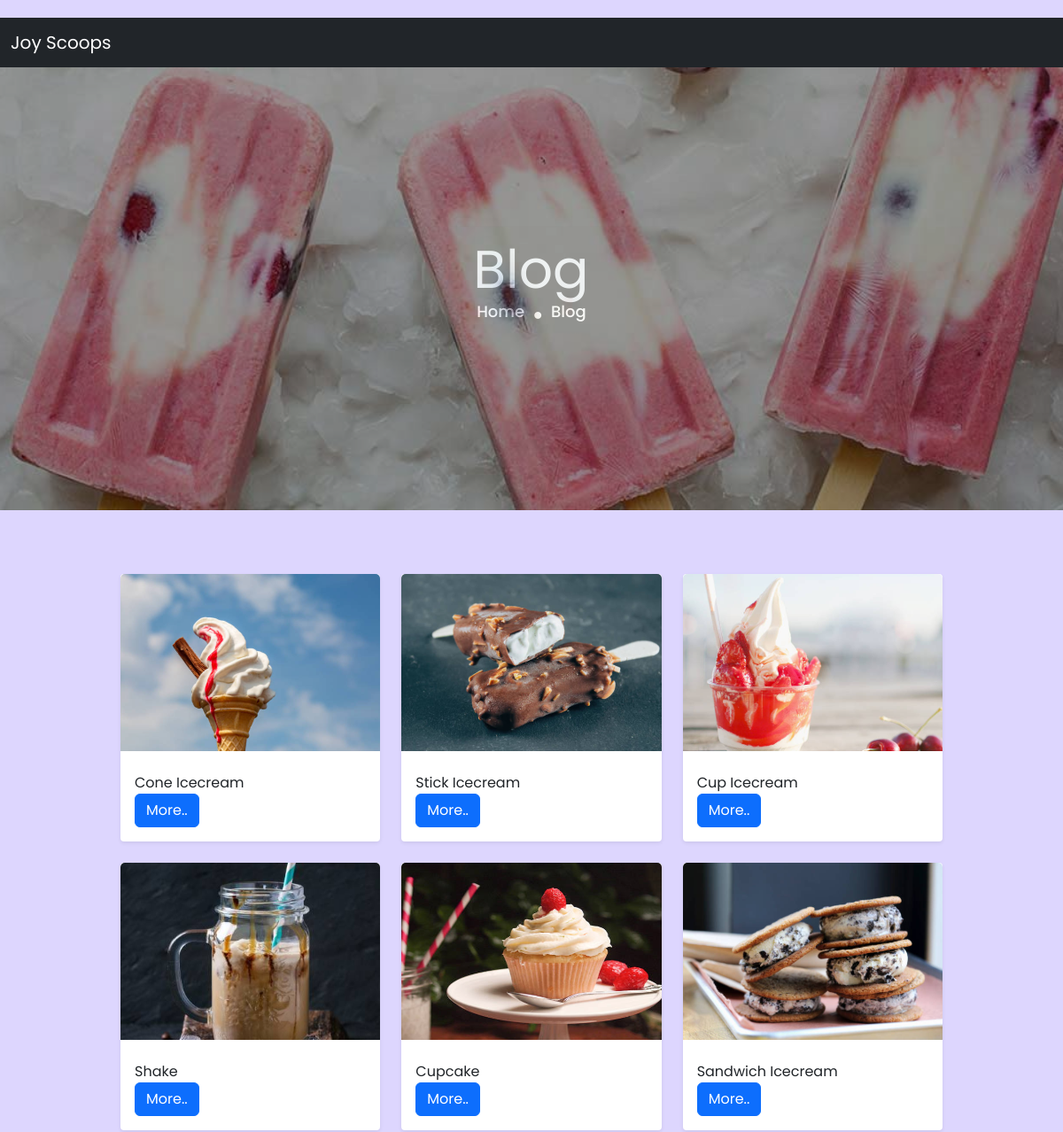
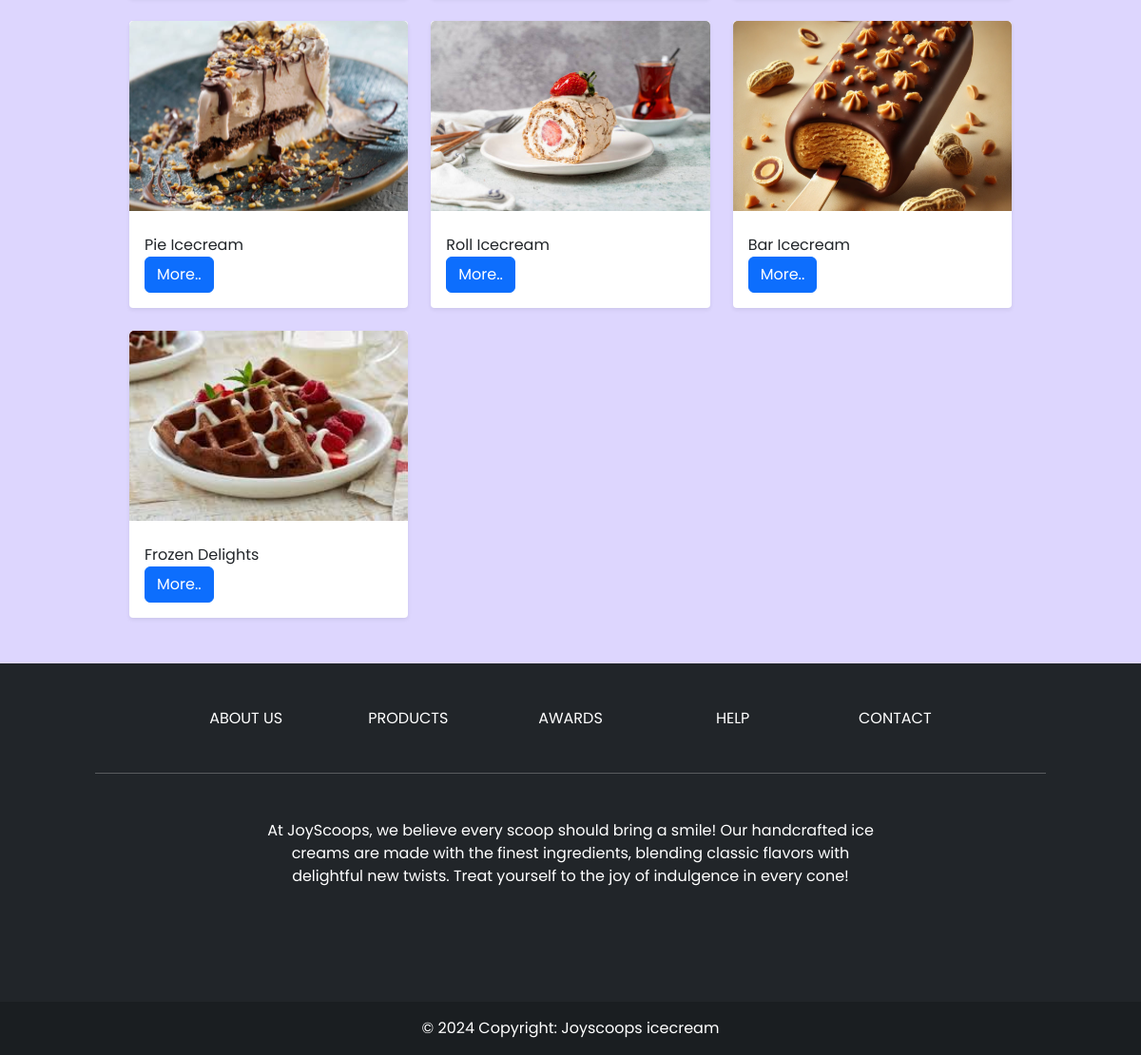
Page /Blog (signed in) on the committed database (2 pictures, top to bottom).
### Home/models.py (models this page shows)
class services(models.Model):
    service_img = models.CharField(max_length=60)
    service_info = models.CharField(max_length=400)

### Home/views.py (the view)
# urls.py: path("Blog",views.Blog,name="Blog"),
@login_required(login_url='login')
def Blog(request):
    serviceData = services.objects.all().order_by('id')[:10]
    for a in serviceData:
        print(a.service_img)
        print(a.service_info)
    data={
        'serviceData':serviceData
        }
    return render(request, 'services.html',data)

### templates/services.html (shortened to what this page needs)
{% extends "base.html" %} {% block title %}Services{% endblock title %}
 {% block body %}
 <div class="a_sec_d1">
  <div class="a_sec_d2" style="background-image: url(../static/img/header.jpg);">
      <div class="a_sec_d3">
          <div class="a_sec_d4">
              <h2 class="d4_h2">Blog</h2>
              <p class="">
              <ul class="d4_ul" class="flex p-0 text-lg font-medium">
                  <li class="d4_ul_li1" ><a href="/" class="li1_a1" >Home</a></li>
                  <li class="d4_ul_li2" >&#x2022;</li>
                  <li class="d4_ul_li3" ><a href="/services" class="li1_a2" >Blog</a></li>
              </ul>
              </p>
          </div>
      </div>
  </div>
</div>
<div class="container px-5">
  <div class="row my-5 row-cols-1 row-cols-md-3 g-4">
    {% for i in serviceData %}
    <div class="col">
      <div class="card h-100 shadow-sm">
        <img src="{{i.service_img}}" class="card-img-top" alt="Service Image" style="object-fit: cover; height:200px;">
        <div class="card-body">
          <p class="card-text">{{ i.service_info }}</p>
          <a href="{{ i.service_link }}" class="btn btn-primary">More..</a>
        </div>
      </div>
    </div>
    {% endfor %}
  </div>
</div>
{% endblock body %}

### templates/base.html (shortened to what this page needs)
<!DOCTYPE html>
<html lang="en">
  <head>
    <link
      href="https://cdn.jsdelivr.net/npm/bootstrap@5.3.3/dist/css/bootstrap.min.css"
      rel="stylesheet"
    />
    <link rel="stylesheet" href="../static/css/about.css" />
    <link href="../src/output.css" rel="stylesheet" />
    <link rel="stylesheet" href="../static/css/base.css" />
  </head>
  <body class="bg-violet-200">
    <nav class="navbar navbar-expand-lg navbar-dark bg-dark">
      <div class="container-fluid">
        <a class="navbar-brand" href="/">Joy Scoops</a>
      </div>
    </nav>
     {% block body %} {% endblock body %}
<footer class="text-center text-white mt-5 mb-0" style="background-color: #212529">
      <div class="container">
        <section class="mt-5">
          <div class="row text-center d-flex justify-content-center pt-5">
            <div class="col-md-2">
              <h6 class="text-uppercase font-weight-bold">
                <a href="/about" class="text-white">About us</a>
              </h6>
            </div>
            <div class="col-md-2">
              <h6 class="text-uppercase font-weight-bold">
                <a href="/Blog" class="text-white">Products</a>
              </h6>
            </div>
            <div class="col-md-2">
              <h6 class="text-uppercase font-weight-bold">
                <a href="#!" class="text-white">Awards</a>
              </h6>
            </div>
            <div class="col-md-2">
              <h6 class="text-uppercase font-weight-bold">
                <a href="#!" class="text-white">Help</a>
              </h6>
            </div>
            <div class="col-md-2">
              <h6 class="text-uppercase font-weight-bold">
                <a href="/contect" class="text-white">Contact</a>
              </h6>
            </div>
          </div>
        </section>
        <hr class="my-5" />
        <section class="mb-5">
          <div class="row d-flex justify-content-center">
            <div class="col-lg-8">
              <p>
                At JoyScoops, we believe every scoop should bring a smile! Our
                handcrafted ice creams are made with the finest ingredients,
                blending classic flavors with delightful new twists. Treat
                yourself to the joy of indulgence in every cone!
              </p>
            </div>
          </div>
        </section>
        <section class="text-center mb-5">
        </section>
      </div>
      <div class="text-center p-3" style="background-color: rgba(0, 0, 0, 0.2)">
        © 2024 Copyright:
        <a class="text-white" href="/"> Joyscoops icecream</a>
      </div>
</footer>
  </body>
</html>

### static/css/about.css (style rules this page uses)
body { scroll-behavior: smooth; --tw-bg-opacity: 1; background-color: rgb(221 214 254 / 1); }
.a_sec_d1 { width: 100%; height:500px; margin-bottom: 48px; }
.a_sec_d2 { width: 100%; height: 100%; background-size: cover; background-position: center; }
.a_sec_d3 { width: 100%; height: 100%; opacity: 0.4; background-color: #000000 ; display: flex; justify-content: center; align-items: center; }
.d4_h2 { font-size: 3.75rem ; line-height: 1; --tw-text-opacity: 1; color: #e2e8f0 ; }
.d4_ul { display: flex; padding: 0px; font-size: 1.125rem ; line-height: 1.75rem ; font-weight: 500; }
.d4_ul_li1,.d4_ul_li3 { list-style:none; margin: 0.25rem ; }
.d4_ul_li2 { margin: 0.25rem ; padding: 0px; --tw-text-opacity: 1; color: rgb(255 255 255 / var(--tw-text-opacity)) ; font-size: 1.875rem ; line-height: 2.25rem ; list-style-type: none; }
.li1_a1,.li1_a2 { color: white; text-decoration: none; --tw-text-opacity: 1; color: #ffffff ; }

### static/css/base.css (style rules this page uses)
* { margin: 0; padding: 0; box-sizing: border-box; font-family: 'Poppins', sans-serif; }
body { scroll-behavior: smooth; margin-top:20px; color: #1a202c; text-align: left; --tw-bg-opacity: 1; background-color: rgb(221 214 254 / 1); }
.card { box-shadow: 0 1px 3px 0 rgba(0,0,0,.1), 0 1px 2px 0 rgba(0,0,0,.06); }
.card { position: relative; display: flex; flex-direction: column; min-width: 0; word-wrap: break-word; background-color: #fff; background-clip: border-box; border: 0 solid rgba(0,0,0,.125); border-radius: .25rem; }
.card-body { flex: 1 1 auto; min-height: 1px; padding: 1rem; }
.h-100 { height: 100%!important; }

### templates/base.html (style rules this page uses)
* { font-family: "Poppins", sans-serif; }

### rows in the picture
services: service_img (picture), service_info "Cone Icecream"
services: service_img (picture), service_info "Stick Icecream"
services: service_img (picture), service_info "Cup Icecream"
services: service_img (picture), service_info "Shake"
services: service_img (picture), service_info "Cupcake"
services: service_img (picture), service_info "Sandwich Icecream"
services: service_img (picture), service_info "Pie Icecream"
services: service_img (picture), service_info "Roll Icecream"
services: service_img (picture), service_info "Bar Icecream"
services: service_img (picture), service_info "Frozen Delights"
